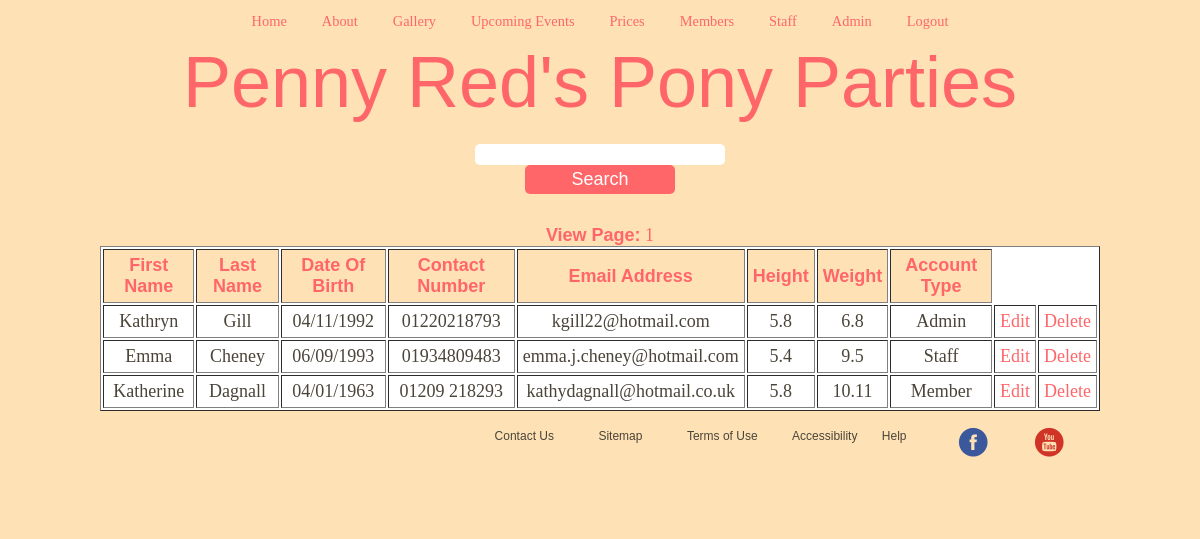
Page /Members/Admin/members.php (signed in) on the committed database.
### tables this page shows
CREATE TABLE `users` (
`userid` int(11) NOT NULL,
  `fname` varchar(32) NOT NULL,
  `lname` varchar(32) NOT NULL,
  `dob` date NOT NULL,
  `contactno` text NOT NULL,
  `email_address` text NOT NULL,
  `height` text NOT NULL,
  `weight` text NOT NULL,
  `date_joined` timestamp NOT NULL DEFAULT CURRENT_TIMESTAMP,
  `username` varchar(32) NOT NULL,
  `password` varchar(32) NOT NULL,
  `account_type` enum('Member','Staff','Admin','') NOT NULL,
  `bio` text NOT NULL,
  `profileext` text NOT NULL
);

### Members/Admin/members.php (the view, shortened to what this page needs)
<?php
include ("../headerm.php");
?>
<br />
<form method="POST" action="<?php echo $_SERVER['PHP_SELF'];?>">
	<input type="text" name="search">
	<input type="submit" name="searchButton" value="Search">
</form>
<br>
</body>
</html>
<!DOCTYPE HTML PUBLIC "-//W3C//DTD HTML 4.01//EN" "http://www.w3.org/TR/html4/strict.dtd">
<html>
<head>
</head>
<body>
	<?php
	$per_page = 10;
	$result = mysql_query("SELECT * FROM users");
	$total_results = mysql_num_rows($result);
	$total_pages = ceil($total_results / $per_page);
	if (isset($_GET['page']) && is_numeric($_GET['page']))
	{
		$show_page = $_GET['page'];
		if ($show_page > 0 && $show_page <= $total_pages)
		{
			$start = ($show_page -1) * $per_page;
			$end = $start + $per_page;
		}
		else
		{
			$start = 0;
			$end = $per_page;
		}
	}
	else
	{
		$start = 0;
		$end = $per_page;
	}
	echo "<p><a href='members.php'><b>View Page:</b> ";
	for ($i = 1; $i <= $total_pages; $i++)
	{
		echo "<a href='members.php?page=$i'>$i</a> ";
	}
	echo "</p>";
	echo "<table border='1' cellpadding='10'>";
	echo "<tr class='header'> <th>First Name</th> <th>Last Name</th> <th>Date Of Birth</th> <th>Contact Number</th> <th>Email Address</th> <th class='heightbox'>Height</th> <th>Weight</th> <th>Account Type</th></tr>";
	for ($i = $start; $i < $end; $i++)
	{
		if ($i == $total_results) { break; }
		echo "<tr>";
		echo '<td>' . mysql_result($result, $i, 'fname') . '</td>';
		echo '<td>' . mysql_result($result, $i, 'lname') . '</td>';
		$dob =  mysql_result($result, $i, 'dob');
		echo '<td>' . strftime("%d/%m/%Y",strtotime($dob)) . '</td>';
		echo '<td>' . mysql_result($result, $i, 'contactno') . '</td>';
		echo '<td>' . mysql_result($result, $i, 'email_address') . '</td>';
		echo '<td>' . mysql_result($result, $i, 'height') . '</td>';
		echo '<td>' . mysql_result($result, $i, 'weight') . '</td>';
		echo '<td>' . mysql_result($result, $i, 'account_type') . '</td>';
		echo '<td><a href="editmembers.php?userid=' . mysql_result($result, $i, 'userid') . '" style="background-color: white;">Edit</a></td>';
		echo '<td><a href="deletemembers.php?userid=' . mysql_result($result, $i, 'userid') . '" onclick="return makesure();" style="background-color: white;">Delete</a></td>';
		echo "</tr>";
	}
	echo "</table>";
	?>
</body>
</html>

### PR.css (style rules this page uses)
* { margin: 0; padding: 0; font-size: 18px; font-family: "Wingdings", sans-serif; background-color: #fee2b5; }
html, body { height: 100%; }
body { width: 1000px; margin: auto; }
p { color: #4a4439; margin-top: 10px; font-family: "KG Miss Kindergarten", Georgia, Serif; font-size: 1em; text-align: center; }
a { font-family: "KG Miss Kindergarten", Georgia, Serif; }
input, text, date, time { margin-left: 10px; -moz-box-sizing: border-box; -webkit-box-sizing: border-box; box-sizing: border-box; border-radius: 5px; margin-bottom: 5px; background-color: white; color: #ff6669; border-style: none; margin: 0; padding: 0; transition: all .3s; width: 250px; }
td { font-family: "KG Miss Kindergarten", Georgia, Serif; color: #4a4439; padding: 5px; background-color: white; }
input[type="submit"] { background: #ff6669; color: white; display: block; margin: 0 auto; padding: 4px 0; width: 150px; cursor: pointer; }
#termsofuse p, ol, ul, li { text-align: left; font-family: Arial; color: #4a4439; font-size: 16px; }
ul { padding: 15px; }
body { text-align: center; }
a, a:link, a:active { color: #ff6669; outline: none; text-decoration: none; }
.header { background-color: #fee2b5; }
th { padding: 5px; color: #ff6669; }
table { margin-left: auto; margin-right: auto; background-color: white; }
#footercontainer { clear: both; width: 100%; height: 100px; bottom:0; left:0; top: 100%; }
#footercontainer a, li { color: #4a4439; list-style-type: none; font-family: Arial; font-size: 12px; display: inline; padding: 10px; }
#footer1 { float: right; margin-left: 20%; margin-right: -60px; }
#footer3 { float: right; margin-left: 5%; }

### rows in the picture
users: fname "Kathryn", lname "Gill", dob "04/11/1992", contactno "01220218793", email_address "kgill22@hotmail.com", height "5.8", weight "6.8", account_type "Admin"
users: fname "Emma", lname "Cheney", dob "06/09/1993", contactno "01934809483", email_address "emma.j.cheney@hotmail.com", height "5.4", weight "9.5", account_type "Staff"
users: fname "Katherine", lname "Dagnall", dob "04/01/1963", contactno "01209 218293", email_address "kathydagnall@hotmail.co.uk", height "5.8", weight "10.11", account_type "Member"
